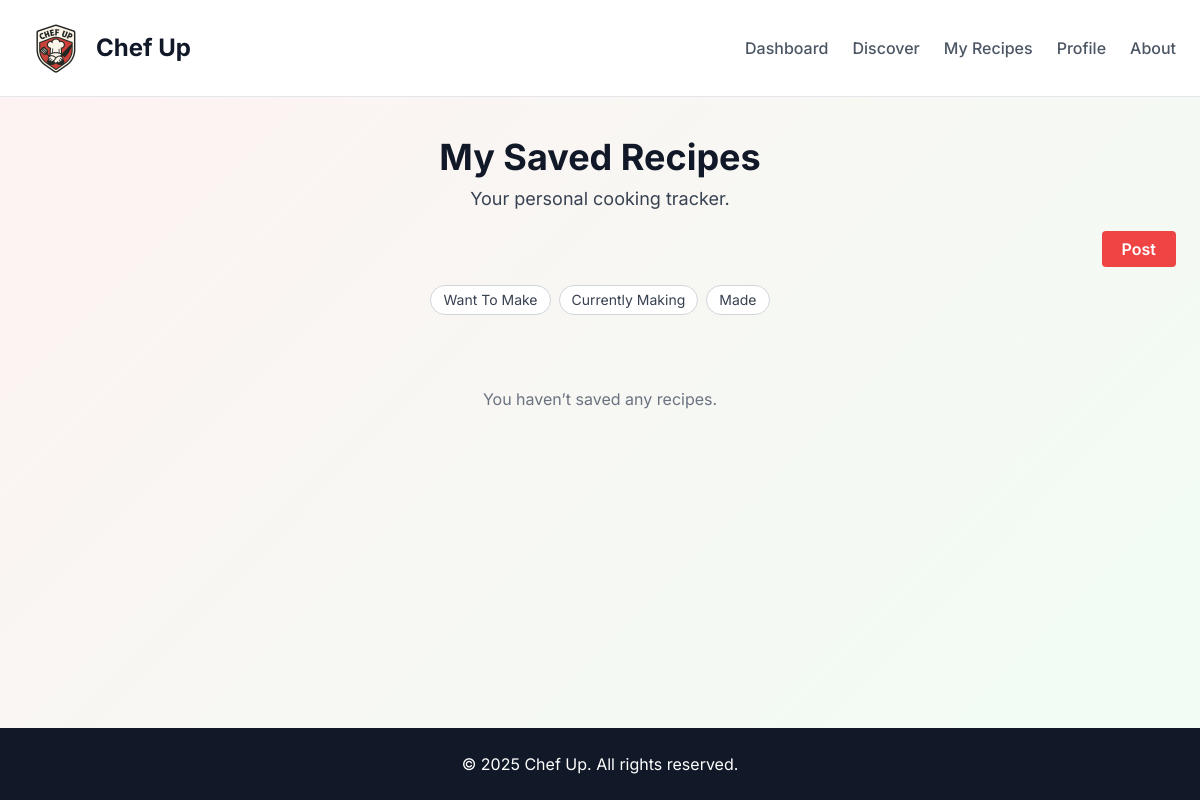
The app's page /my-recipes/ (signed in), older data.
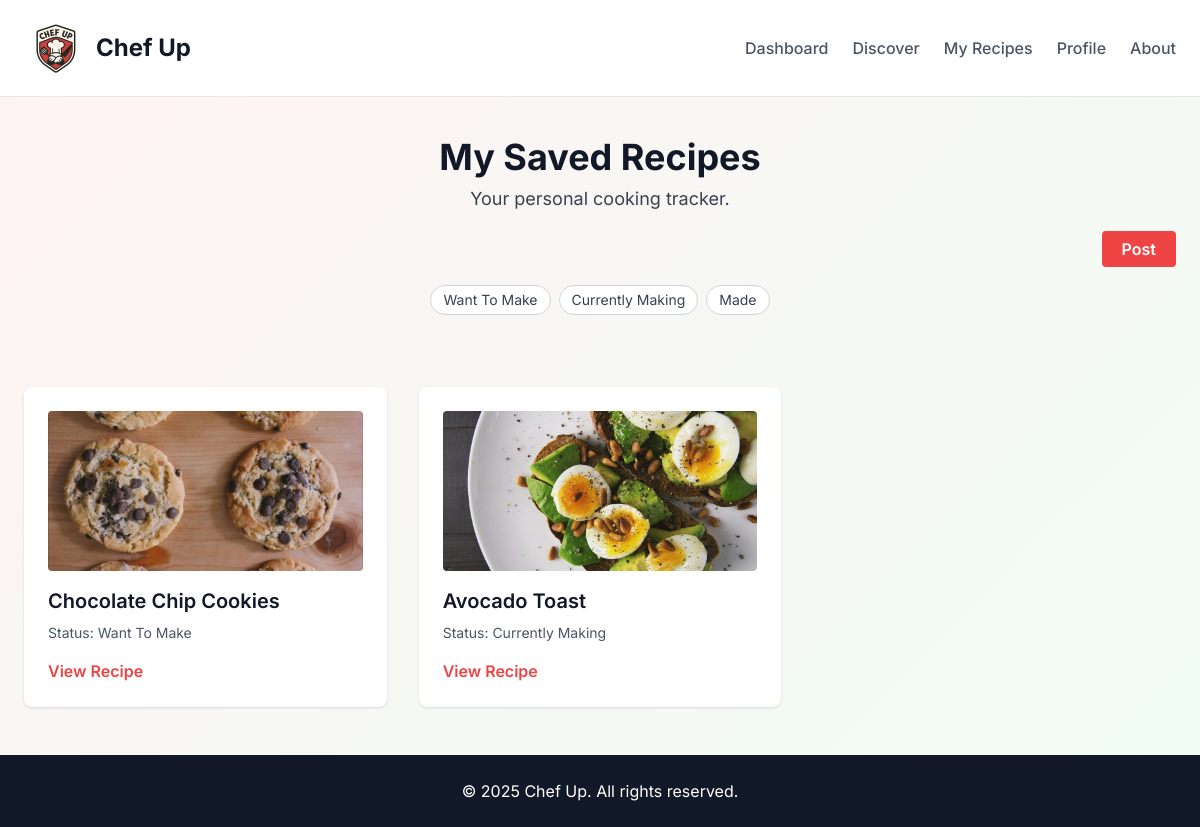
The same page, newer data.
### application/models.py (models this page shows)
class RecipeStatusTag(models.Model):
    STATUS_CHOICES = [
        ('want_to_make', 'Want to Make'),
        ('making', 'Currently Making'),
        ('made', 'Made'),
    ]
    user = models.ForeignKey(User, on_delete=models.CASCADE)
    recipe = models.ForeignKey(Recipe, on_delete=models.CASCADE)
    status = models.CharField(max_length=20, choices=STATUS_CHOICES)
    created_at = models.DateTimeField(auto_now_add=True)
    class Meta:
        unique_together = ('user', 'recipe', 'status')

class Recipe(models.Model):
    title = models.CharField(max_length=255)
    description = models.TextField()
    ingredients = models.TextField()
    instructions = models.TextField()
    created_at = models.DateTimeField(auto_now_add=True)
    updated_at = models.DateTimeField(auto_now=True)
    author = models.ForeignKey(User, on_delete=models.CASCADE, related_name='recipes')
    avg_review = models.FloatField(default=0)
    is_public = models.BooleanField(default=True)

class RecipeImage(models.Model):
    recipe = models.ForeignKey(Recipe, on_delete=models.CASCADE, related_name='images')
    image = models.ImageField(upload_to='recipe_images/')
    uploaded_at = models.DateTimeField(auto_now_add=True)

### application/views.py (the view)
# urls.py: path('my-recipes/', views.user_recipes, name='user_recipes'),
@login_required
def user_recipes(request):
    selected_status = request.GET.get("status", "")
    all_statuses = {
        "want_to_make": "Want To Make",
        "making": "Currently Making",
        "made": "Made"
    }
    tags = RecipeStatusTag.objects.filter(user=request.user).select_related('recipe')
    if selected_status in all_statuses:
        tags = tags.filter(status=selected_status)
    return render(request, 'user_recipes.html', {
        'status_tags': tags,
        'all_statuses': all_statuses,
        'selected_status': selected_status,
    })

### application/templates/user_recipes.html (shortened to what this page needs)
{% extends 'base_loggedin.html' %}
{% block content %}
  <main class="flex-grow">
    <section class="py-10 px-6">
      <div class="max-w-4xl mx-auto text-center mb-6">
        <h2 class="text-4xl font-bold text-gray-900 mb-2">My Saved Recipes</h2>
        <p class="text-lg text-gray-700">Your personal cooking tracker.</p>
      </div>
      <div class="max-w-6xl mx-auto mb-6 flex justify-between items-center flex-wrap gap-4">
        <div class="ml-auto">
          <a href="{% url 'post' %}" class="px-5 py-2 bg-red-500 text-white font-semibold rounded hover:bg-red-600 transition">
            Post
          </a>
        </div>
      </div>
      <form method="get" class="max-w-6xl mx-auto flex flex-wrap gap-2 justify-center mb-8">
        {% for key, label in all_statuses.items %}
          <label class="cursor-pointer">
            <span class="inline-block px-3 py-1 rounded-full border text-sm
                         {% if key == selected_status %}
                           bg-red-500 text-white border-red-500
                         {% else %}
                           bg-white text-gray-700 border-gray-300 hover:bg-gray-100
                         {% endif %}">
              {{ label }}
            </span>
          </label>
        {% endfor %}
      </form>
    </section>
    <section class="px-6 pb-12">
      {% if status_tags %}
        <div class="max-w-6xl mx-auto grid grid-cols-1 sm:grid-cols-2 md:grid-cols-3 gap-8">
          {% for tag in status_tags %}
            <div class="bg-white rounded-lg shadow p-6 card-hover">
              {% if tag.recipe.images.first %}
              <div class="mb-4 rounded overflow-hidden h-40">
                <img
                  src="{{ tag.recipe.images.first.image.url }}"
                  alt="{{ tag.recipe.title }}"
                  class="w-full h-full object-cover"
                />
              </div>
              {% endif %}
              <h3 class="text-xl font-semibold text-gray-900 mb-2">{{ tag.recipe.title }}</h3>
              <p class="text-sm text-gray-600 mb-4">
                Status: <span class="capitalize">{{ tag.get_status_display }}</span>
              </p>
              <a href="{% url 'recipe_detail' tag.recipe.id %}" class="text-red-500 font-semibold hover:underline">
                View Recipe
              </a>
            </div>
          {% endfor %}
        </div>
      {% else %}
        <p class="text-center text-gray-500">
          You haven’t saved any recipes{% if selected_status %} for this status{% endif %}.
        </p>
      {% endif %}
    </section>
  </main>
{% endblock content %}

### application/templates/base_loggedin.html (shortened to what this page needs)
{% load static %}
<!DOCTYPE html>
<html lang="en">
<head>
  <script src="https://cdn.tailwindcss.com"></script>
</head>
<body class="min-h-screen flex flex-col hero-gradient">
  <nav class="bg-white border-b border-gray-200 px-6 py-4">
    <div class="max-w-7xl mx-auto flex justify-between items-center">
      <div class="flex items-center space-x-2">
        <div class="w-16 h-16">
          <img src="{% static 'images/logo.png' %}" alt="Chef Up Logo" class="w-full h-full object-contain" />
        </div>
        <h1 class="text-2xl font-bold text-gray-900">
            <a href="{% url 'dashboard' %}">
                Chef Up
            </a>
        </h1>
      </div>
      {% if user.is_authenticated %}
      <div class="flex space-x-6 text-gray-600">
        <a href="{% url 'dashboard' %}" class="hover:text-red-500 font-medium">Dashboard</a>
        <a href="{% url 'discover' %}" class="hover:text-red-500 font-medium">Discover</a>
        <a href="{% url 'user_recipes' %}" class="hover:text-red-500 font-medium">My Recipes</a>
        <a href="{% url 'profile' %}" class="hover:text-red-500 font-medium">Profile</a>
        <a href="{% url 'about' %}" class="hover:text-red-500 font-medium">About</a>
      </div>
      {% endif %}
    </div>
  </nav>
{% block content %}
{% endblock content %}
    <footer class="bg-gray-900 text-white py-6 text-center">
    <p>&copy; 2025 Chef Up. All rights reserved.</p>
  </footer>
</body>
</html>

### application/templates/base_loggedin.html (style rules this page uses)
body { font-family: 'Inter', sans-serif; }
.hero-gradient { background: linear-gradient(135deg, #fef2f2 0%, #f0fdf4 100%); }

Row changes from the older to the newer data that the page shows:
added RecipeStatusTag: recipe.images.first.image (picture), recipe "Chocolate Chip Cookies", status "Want To Make"
added RecipeStatusTag: recipe.images.first.image (picture), recipe "Avocado Toast", status "Currently Making"
Text that changed along with them:
text no longer shown: "You haven’t saved any recipes ."
